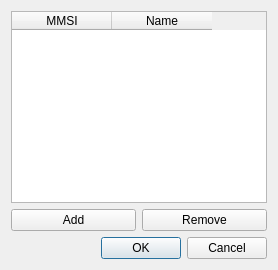
<?xml version="1.0" encoding="UTF-8"?>
<ui version="4.0">
 <class>VesselInputDialog</class>
 <widget class="QDialog" name="VesselInputDialog">
  <property name="windowTitle">
   <string>Vessel Tracker – Select Vessels</string>
  </property>
  <layout class="QVBoxLayout" name="verticalLayout">
   <!-- Table for MMSI / Vessel Name -->
   <item>
    <widget class="QTableWidget" name="tableVessels">
     <property name="columnCount">
      <number>2</number>
     </property>
     <property name="rowCount">
      <number>0</number>
     </property>
     <column>
      <property name="text">
       <string>MMSI</string>
      </property>
     </column>
     <column>
      <property name="text">
       <string>Name</string>
      </property>
     </column>
    </widget>
   </item>
   <!-- Horizontal layout: Add / Remove buttons -->
   <item>
    <layout class="QHBoxLayout" name="horizontalLayoutButtons">
     <item>
      <widget class="QPushButton" name="btnAdd">
       <property name="text">
        <string>Add</string>
       </property>
      </widget>
     </item>
     <item>
      <widget class="QPushButton" name="btnRemove">
       <property name="text">
        <string>Remove</string>
       </property>
      </widget>
     </item>
    </layout>
   </item>
   <!-- OK/Cancel buttons -->
   <item>
    <widget class="QDialogButtonBox" name="buttonBox">
     <property name="orientation">
      <enum>Qt::Horizontal</enum>
     </property>
     <property name="standardButtons">
      <set>QDialogButtonBox::Cancel|QDialogButtonBox::Ok</set>
     </property>
    </widget>
   </item>
  </layout>
 </widget>
 <resources/>
 <connections/>
</ui>
